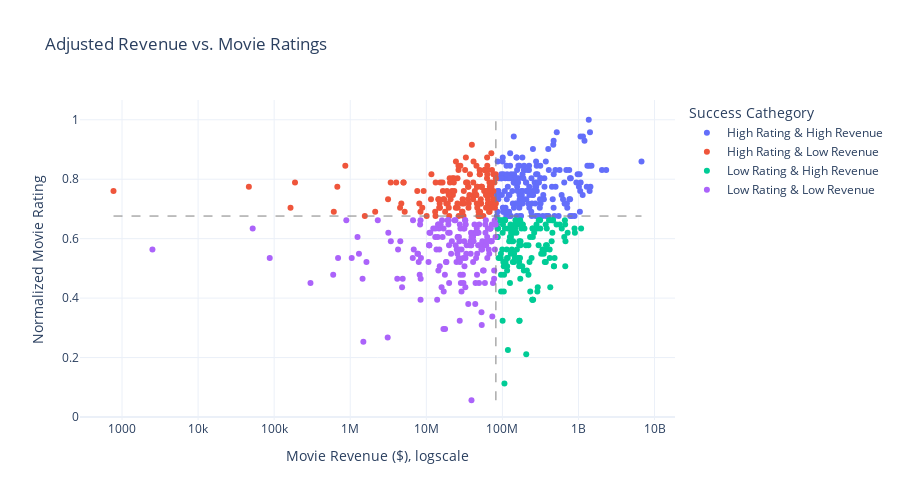

The cell this chart's notebook holds for it:
### Markdown cell above
### Let's plot the categories with Inflations-Adjustment

### Code cell
gu.quadrant_revenue(df_revenue, 'adjusted_revenue', title='Adjusted Revenue vs. Movie Ratings')

### Figure 1 — Plotly figure (JSON) as saved in the notebook; plotly's stock layout.template omitted (floating-point values rounded to 4 significant figures; data arrays with more than 128 entries replaced by an {"elided": "..."} marker saying what was removed)
{"data": [{"hovertemplate": "<b>%{hovertext}</b><br><br>Success Cathegory=High Rating & High Revenue<br>Movie Revenue ($), logscale=%{x}<br>Normalized Movie Rating=%{y}<extra></extra>", "hovertext": {"elided": "191 str values"}, "legendgroup": "High Rating & High Revenue", "marker": {"color": "#636efa", "symbol": "circle"}, "mode": "markers", "name": "High Rating & High Revenue", "orientation": "v", "showlegend": true, "type": "scatter", "x": {"elided": "191 float values"}, "xaxis": "x", "y": {"elided": "191 float values"}, "yaxis": "y"}, {"hovertemplate": "<b>%{hovertext}</b><br><br>Success Cathegory=High Rating & Low Revenue<br>Movie Revenue ($), logscale=%{x}<br>Normalized Movie Rating=%{y}<extra></extra>", "hovertext": {"elided": "155 str values"}, "legendgroup": "High Rating & Low Revenue", "marker": {"color": "#EF553B", "symbol": "circle"}, "mode": "markers", "name": "High Rating & Low Revenue", "orientation": "v", "showlegend": true, "type": "scatter", "x": {"elided": "155 float values"}, "xaxis": "x", "y": {"elided": "155 float values"}, "yaxis": "y"}, {"hovertemplate": "<b>%{hovertext}</b><br><br>Success Cathegory=Low Rating & High Revenue<br>Movie Revenue ($), logscale=%{x}<br>Normalized Movie Rating=%{y}<extra></extra>", "hovertext": {"elided": "138 str values"}, "legendgroup": "Low Rating & High Revenue", "marker": {"color": "#00cc96", "symbol": "circle"}, "mode": "markers", "name": "Low Rating & High Revenue", "orientation": "v", "showlegend": true, "type": "scatter", "x": {"elided": "138 float values"}, "xaxis": "x", "y": {"elided": "138 float values"}, "yaxis": "y"}, {"hovertemplate": "<b>%{hovertext}</b><br><br>Success Cathegory=Low Rating & Low Revenue<br>Movie Revenue ($), logscale=%{x}<br>Normalized Movie Rating=%{y}<extra></extra>", "hovertext": {"elided": "174 str values"}, "legendgroup": "Low Rating & Low Revenue", "marker": {"color": "#ab63fa", "symbol": "circle"}, "mode": "markers", "name": "Low Rating & Low Revenue", "orientation": "v", "showlegend": true, "type": "scatter", "x": {"elided": "174 float values"}, "xaxis": "x", "y": {"elided": "174 float values"}, "yaxis": "y"}], "layout": {"height": 500, "legend": {"title": {"text": "Success Cathegory"}, "tracegroupgap": 0}, "shapes": [{"line": {"color": "Gray", "dash": "dash", "width": 1}, "type": "line", "x0": 82150000.0, "x1": 82150000.0, "y0": 0.05634, "y1": 1}, {"line": {"color": "Gray", "dash": "dash", "width": 1}, "type": "line", "x0": 772.6, "x1": 6739000000.0, "y0": 0.6761, "y1": 0.6761}], "title": {"text": "Adjusted Revenue vs. Movie Ratings"}, "width": 900, "xaxis": {"anchor": "y", "domain": [0, 1], "title": {"text": "Movie Revenue ($), logscale"}, "type": "log"}, "yaxis": {"anchor": "x", "domain": [0, 1], "title": {"text": "Normalized Movie Rating"}}}}
